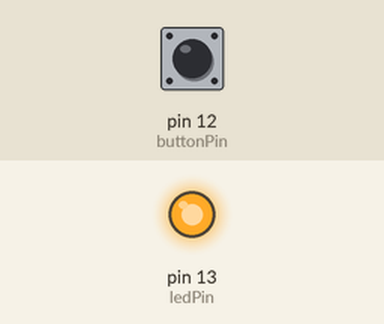
Recording of a sketch running on a simulated Arduino Uno, built with avr-gcc and run on an emulated ATmega328P. On the bench: output pins drawn as LEDs (lit = HIGH). The inputs (shaded band) are chosen by the test bench; at power-on: pin 12 (buttonPin) LOW.

Above: at 1.2 s.
1.3 s: pin 12 (buttonPin) pulled HIGH for 0.15 s
At 1.37 s:
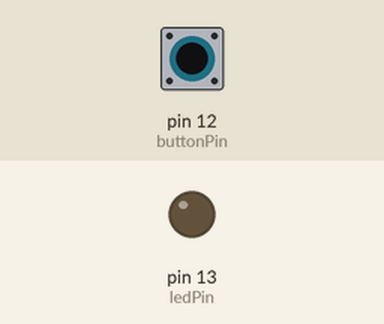
2.9 s: pin 12 (buttonPin) pulled HIGH for 3.2 s
At 6.4 s:
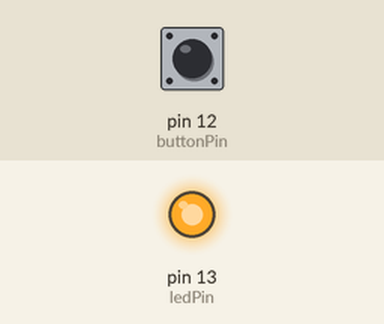
Timing chart, 0 to 7.9 s (numbered marks = the images above; inputs shaded):
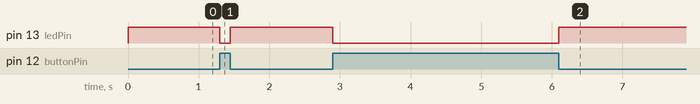

The sketch:

Controlling_LED_by_Button.ino
```cpp
//Controlling Led By Button
//Turns on and off a LED ,when pressings button attach to pin12
//Email:support@sunfounder.com
//Website:www.sunfounder.com
//2015.5.7
/**********************************/
const int buttonPin = 12; //the button connect to pin 12
const int ledPin = 13;//the led connect to pin13
/**********************************/
int buttonState = 0;         // variable for reading the pushbutton status

void setup()
{
  pinMode(buttonPin, INPUT); //initialize thebuttonPin as input
  pinMode(ledPin, OUTPUT); //initialize the led pin as output
}
/**********************************/
void loop()
{
  //read the state of the button value
  buttonState = digitalRead(buttonPin);

  //and check if the kye is pressed
  //if it is,the state is HIGH
  if (buttonState == HIGH )
  {
    digitalWrite(ledPin, LOW); //turn the led on
  }
  else
  {
    digitalWrite(ledPin, HIGH); //turn the led off
  }
}
/************************************/
```

Measured:
- after the input at 1.3 s, pin 13 (ledPin): HIGH → LOW at once, → HIGH 0.15 s later
- after the input at 2.9 s, pin 13 (ledPin): HIGH → LOW at once, → HIGH 3.2 s later
